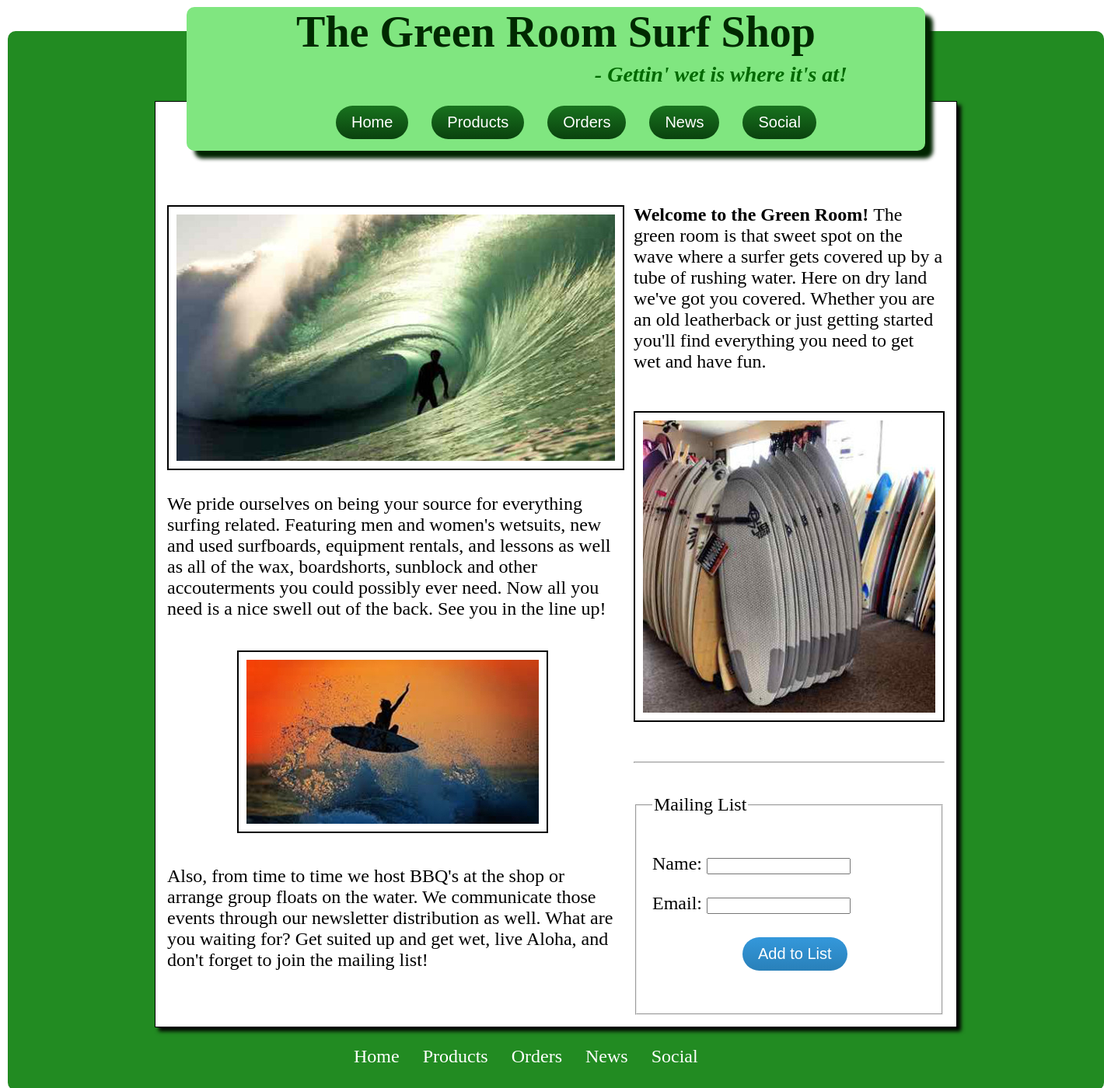
The app's page /home.php with its own data.
### tables this page shows
CREATE TABLE IF NOT EXISTS `home_page_content` (
`id` int(20) unsigned NOT NULL,
  `paragraph` varchar(3000) DEFAULT NULL,
  `image_link` varchar(60) DEFAULT NULL,
  `img_data` varchar(120) DEFAULT NULL
);

### includes/functions.inc.php (the view, shortened to what this page needs)
<?php
	function getImage($dbc, $row)	{
		$sql = "SELECT `image_link`, `img_data` FROM `home_page_content` WHERE id LIKE '$row'";
		$result = mysqli_query($dbc,$sql);
		$imagelist = mysqli_fetch_array($result);
		echo "<img src=\"" . $imagelist['image_link'] . "\" " .$imagelist['img_data'] . ">\n";
	}
	function getWords($dbc, $row)	{
		$sql = "SELECT `paragraph` FROM `home_page_content` WHERE id LIKE '$row'";
		$result = mysqli_query($dbc,$sql);
		$textlist = mysqli_fetch_array($result);
		echo $textlist['paragraph'] . "\n";
	}
?>

### style.css (style rules this page uses)
body { margin:0 auto; padding:0; width:1400px; }
img { padding:10px; border: 2px solid black; }
#col1 img:nth-child(3) { margin-left: 90px; margin-bottom:-15px; }

### records on screen
home_page_content: image_link (picture)
home_page_content: paragraph "We pride ourselves on being your source for everything surfing related. Featuring men and women's wetsuits, new and used surfboards, equipment rentals, and lessons as well as all of the wax, boardshorts, sunblock and other accouterments you could possibly ever need. Now all you need is a nice swell out of the back. See you in the line up!"
home_page_content: image_link (picture)
home_page_content: paragraph "Also, from time to time we host BBQ's at the shop or arrange group floats on the water. We communicate those events through our newsletter distribution as well. What are you waiting for? Get suited up and get wet, live Aloha, and don't forget to join the mailing list!"
home_page_content: paragraph "Welcome to the Green Room!"
home_page_content: paragraph "The green room is that sweet spot on the wave where a surfer gets covered up by a tube of rushing water. Here on dry land we've got you covered. Whether you are an old leatherback or just getting started you'll find everything you need to get wet and have fun."
home_page_content: image_link (picture)
